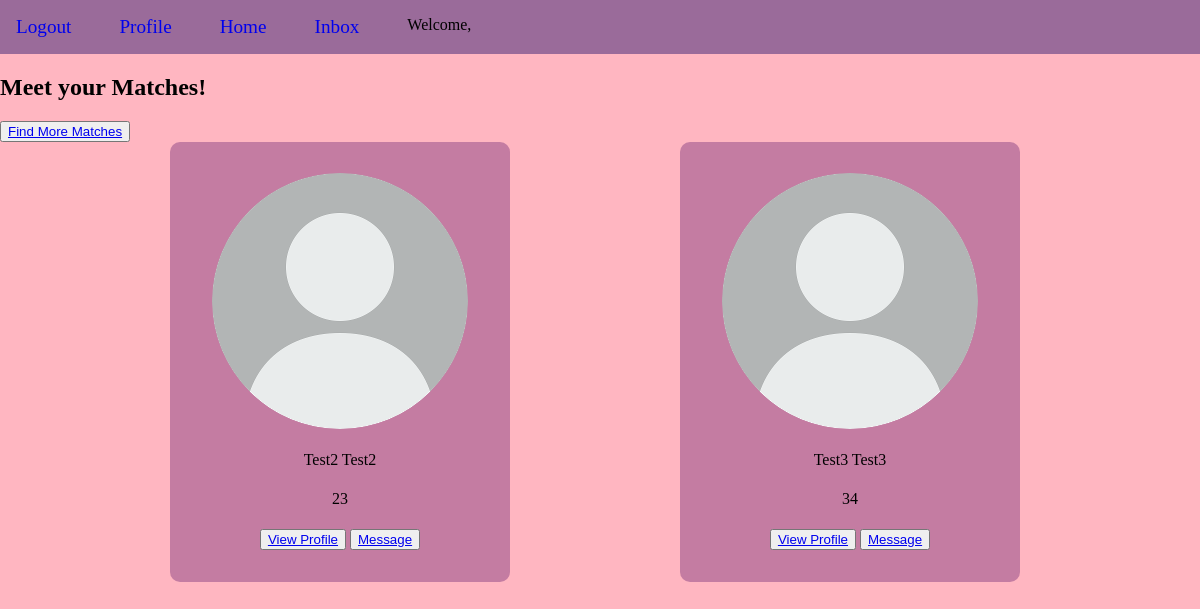
The app's page /matchmaking/ (signed in), older data.
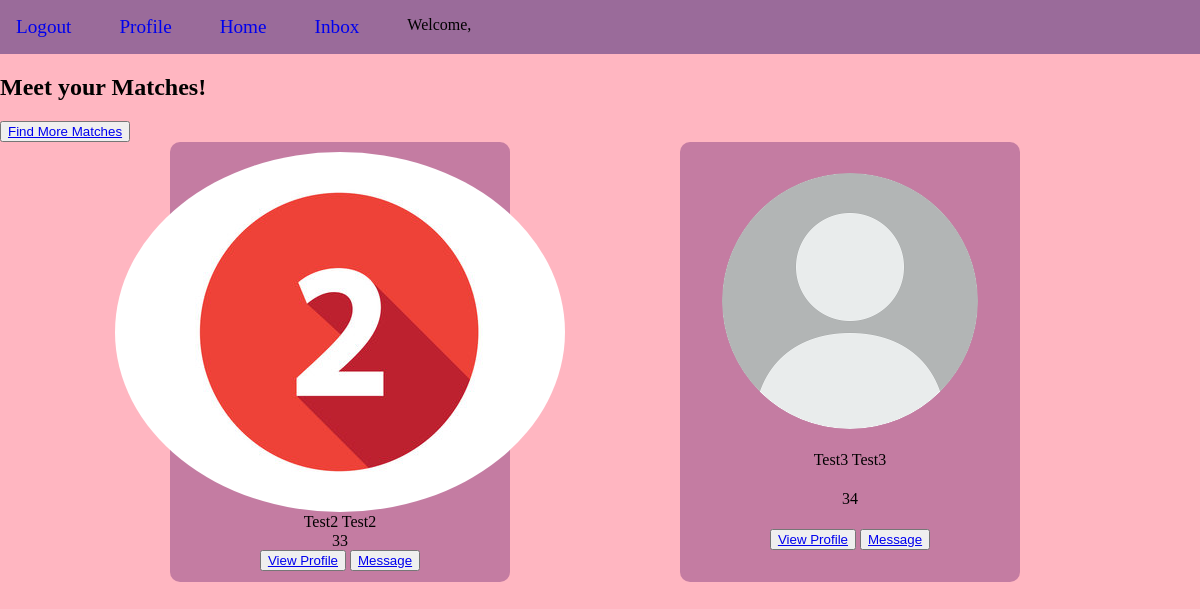
The same page, newer data.
### app/models.py (models this page shows, shortened)
class PersonalityProfile(models.Model):
    user_profile = models.ForeignKey(
        DatingProfile,
        on_delete=models.CASCADE,
        related_name="dating_profile_user",
        null=True,
    )
    created = models.BooleanField(default=False)
    yes_or_no_options = (("Yes", "YES"), ("No", "NO"))
    what_are_you_looking_for_options = (
        ("long-term", "Long-term partner"),
        ("short-term", "Short-term partner"),
        ("firguring-out", "Still figuring out"),
    )
    music_options = (
        ("metal", "METAL"),
        ("classic", "CLASSIC"),
        ("country", "COUNTRY"),
        ("pop", "POP"),
        ("hip-hop", "HIP-HOP"),
        ("gospel", "GOSPEL"),
    )
    outdoor_indoor_options = (("outdoor", "OUTDOOR"), ("indoor", "INDOOR"))
    what_do_you_do_for_fun_options = (
        ("hiking", "HIKING"),
        ("gaming", "GAMING"),
        ("reading", "READING"),
        ("singing", "SINGING"),
        ("sports", "SPORTS"),
        ("dancing", "DANCING"),
        ("travel", "TRAVEL"),
        ("poetry", "POETRY"),
        ("music", "MUSIC"),
    )
    movie_genre_options = (
        ("horror", "HORROR"),
        ("romance", "ROMANCE"),
        ("comedy", "COMEDY"),
        ("action", "ACTION"),
        ("anime", "ANIME"),
        ("sci-fi", "SCI-FI"),
    )
    hobby_options = (
        ("biking", "BIKING"),
        ("knitting", "KNITTING"),
        ("painting", "PAINTING"),
        ("bird-watching", "BIRD-WATCHING"),
        ("antiquing", "ANTIQUING"),
        ("couch-potato", "COUCH-POTATO"),
        ("kayaking", "KAYAKING"),
        ("swimming", "SWIMMING"),
    )
    sport_interest_options = (
        ("baseball", "BASEBALL"),
        ("basketball", "BASKETBALL"),
        ("tennis", "TENNIS"),
        ("football", "FOOTBALL"),
        ("soccer", "SOCCER"),
        ("skate", "SKATING"),
        ("golf", "GOLF"),
    )
    interests = models.CharField(
        max_length=50, choices=what_are_you_looking_for_options, null=True
    )
    do_you_like_drinking = models.CharField(
        max_length=50, choices=yes_or_no_options, null=True
    )
    are_you_active = models.CharField(
        max_length=50, choices=yes_or_no_options, null=True
    )
    music_pick = models.CharField(max_length=300, choices=music_options, null=True)
    outdoor_indoor_pick = models.CharField(
        max_length=50, choices=outdoor_indoor_options, null=True
    )
    what_do_you_do_for_fun_pick = models.CharField(
        max_length=300, choices=what_do_you_do_for_fun_options, null=True
    )
    movie_pick = models.CharField(
        max_length=300, choices=movie_genre_options, null=True
    )
    hobby_pick = models.CharField(max_length=300, choices=hobby_options, null=True)
    sport_pick = models.CharField(
        max_length=300, choices=sport_interest_options, null=True
    )

class DatingProfile(models.Model):
    user_profile = models.ForeignKey(
        Profile,
        on_delete=models.CASCADE,
        related_name="dating_profile_user",
        null=True,
    )
    created = models.BooleanField(default=False)
    profile_pic = models.ImageField(
        default="default_pic.jpg",
        null=True,
        blank=True,
    )
    gender_options = (("Male", "MALE"), ("Female", "FEMALE"))
    interested_in_options = ("Men", "MEN"), ("Women", "WOMEN"), ("Both", "BOTH")
    yes_or_no_options = (("Yes", "YES"), ("No", "NO"))
    gender = models.CharField(max_length=50, choices=gender_options, null=True)
    age = models.IntegerField(null=True)
    interested_in = models.CharField(
        max_length=50, choices=interested_in_options, null=True
    )
    smoker = models.CharField(max_length=50, choices=yes_or_no_options, null=True)
    drinker = models.CharField(max_length=50, choices=yes_or_no_options, null=True)
    occupation = models.CharField(max_length=50, null=True)
    bio = models.TextField(null=True)
    favorite_place_ever_been = models.TextField(null=True)

class Profile(models.Model):
    user = models.OneToOneField(User, null=True, on_delete=models.CASCADE)
    first_name = models.CharField(null=True, max_length=255)
    last_name = models.CharField(null=True, max_length=255)

### app/views.py (the view)
# urls.py: path("matchmaking/", matchmakingView, name="matchmaking"),
@login_required(login_url="login")
def matchmakingView(request):
    user = request.user.profile
    user_dating_profile = DatingProfile.objects.get(user_profile=user)
    user_personality_profile = PersonalityProfile.objects.get(
        user_profile=user_dating_profile
    )
    choice2 = PersonalityProfile.objects.filter(
        user_profile__interested_in=user_dating_profile.interested_in,
        do_you_like_drinking=user_personality_profile.do_you_like_drinking,
        outdoor_indoor_pick=user_personality_profile.outdoor_indoor_pick,
        movie_pick=user_personality_profile.movie_pick,
        hobby_pick=user_personality_profile.hobby_pick,
    )
    choice3 = PersonalityProfile.objects.filter(
        user_profile__interested_in=user_dating_profile.interested_in,
        do_you_like_drinking=user_personality_profile.do_you_like_drinking,
        music_pick=user_personality_profile.music_pick,
        movie_pick=user_personality_profile.movie_pick,
        sport_pick=user_personality_profile.sport_pick,
    )
    choice4 = PersonalityProfile.objects.filter(
        user_profile__interested_in=user_dating_profile.interested_in,
        interests=user_personality_profile.interests,
        outdoor_indoor_pick=user_personality_profile.outdoor_indoor_pick,
        what_do_you_do_for_fun_pick=user_personality_profile.what_do_you_do_for_fun_pick,
        hobby_pick=user_personality_profile.hobby_pick,
    )
    choice1 = PersonalityProfile.objects.filter(
        user_profile__interested_in=user_dating_profile.interested_in,
        interests=user_personality_profile.interests,
        music_pick=user_personality_profile.music_pick,
        what_do_you_do_for_fun_pick=user_personality_profile.what_do_you_do_for_fun_pick,
        sport_pick=user_personality_profile.sport_pick,
    )
    choices = {
        "1": [choice1],
        "2": [choice2],
        "3": [choice3],
        "4": [choice4],
    }
    random_potential_partners = key, val = random.choice(list(choices.items()))
    context = {
        "random_potential_partners": random_potential_partners,
        "key": key,
        "val": val,
        "user": user,
    }
    return render(request, "matchmaking.html", context)

### app/templates/matchmaking.html (shortened to what this page needs)
{%extends 'base.html'%} {% block content%}
<h2 class = "match-making-title">Meet your Matches!</h2>
<button> <a href= "{% url "matchmaking"%}">Find More Matches</a></button>
<div id="matches">
  {% for set in val %}
  {% for object in set%}
    {% if user != object.user_profile.user_profile  %}
    <div id="partner-cards">
          <img src="{{object.user_profile.profile_pic.url}}" id="partner-img"/>
          <div id = "partner-name">
            {{object.user_profile.user_profile.first_name}}
            {{ object.user_profile.user_profile.last_name}}
          </div>
          <div id = "partner_age">
            {{ object.user_profile.age}}
          </div>
          <div id= "partner_buttons">
          <button> <a href= "{% url "partner" object.id %}" >View Profile</a></button>
          <button> <a href= "{% url "send_message" object.id %}" >Message</a></button>
          </div>
    </div>
    {% endif %}
    {%endfor%}
    {%endfor%}
</div>
{%endblock content%}

### app/templates/base.html (shortened to what this page needs)
{% load static %}
<!DOCTYPE html>
<html lang="en">
<head>
    <link rel="stylesheet" href="{% static "styles.css" %}">
</head>
<body>
    <div id="navigation_container">
        {% if user.id != None %}
            <a href="{%url 'logout'%}">Logout</a>
            <a href ="{% url 'profile'%}">Profile</a>
            <a href ="{% url 'home'%}">Home</a>
            <a href ="{% url 'inbox'%}">Inbox</a>
            <span id="bannerName">Welcome, {{user.username}}</span>
        {% endif %}
    </div>
    {% block content %}
    {% endblock content %}
</body>
</html>

### app/static/styles.css (style rules this page uses)
body { margin: 0; background-color: lightpink; }
#navigation_container { display: flex; background-color: rgb(154, 107, 154); padding: 1rem; column-gap: 3rem; }
#navigation_container > a { text-decoration: none; font-size: 1.2rem; }
#matches { display: flex; flex-direction: row; padding-right: 10px; justify-content: space-evenly; }
#partner-cards { display: flex; flex-direction: column; padding: 10px; background: rgba(93, 24, 107, 0.363); border-radius: 10px; height: 430px; width: 320px; border-radius: 10px; scroll-snap-align: start; display:flex; flex-direction: column; align-items: center; height: 420px; justify-content: space-evenly; }
#partner-img { border-radius: 50%; object-fit: cover; }

Row changes from the older to the newer data that the page shows:
changed through a linked row, PersonalityProfile "Test2": user_profile.profile_pic: picture added in place of a placeholder; user_profile.age "23" → "33"
